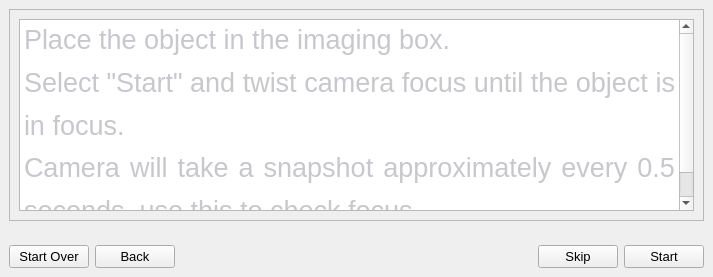
                 <widget class="QWidget" name="focusStep0">
                  <layout class="QVBoxLayout" name="verticalLayout_10">
                   <property name="leftMargin">
                    <number>0</number>
                   </property>
                   <property name="topMargin">
                    <number>0</number>
                   </property>
                   <property name="rightMargin">
                    <number>0</number>
                   </property>
                   <property name="bottomMargin">
                    <number>0</number>
                   </property>
                   <item>
                    <widget class="QWidget" name="focusStep0Main" native="true">
                     <property name="sizePolicy">
                      <sizepolicy hsizetype="Preferred" vsizetype="Preferred">
                       <horstretch>0</horstretch>
                       <verstretch>8</verstretch>
                      </sizepolicy>
                     </property>
                     <layout class="QGridLayout" name="gridLayout_6">
                      <property name="leftMargin">
                       <number>9</number>
                      </property>
                      <property name="topMargin">
                       <number>9</number>
                      </property>
                      <property name="rightMargin">
                       <number>9</number>
                      </property>
                      <item row="0" column="0">
                       <widget class="QFrame" name="focusInfoFrame">
                        <property name="frameShape">
                         <enum>QFrame::StyledPanel</enum>
                        </property>
                        <property name="frameShadow">
                         <enum>QFrame::Raised</enum>
                        </property>
                        <layout class="QGridLayout" name="gridLayout_7">
                         <item row="0" column="0">
                          <widget class="QTextEdit" name="focasInfo">
                           <property name="html">
                            <string>&lt;!DOCTYPE HTML PUBLIC &quot;-//W3C//DTD HTML 4.0//EN&quot; &quot;http://www.w3.org/TR/REC-html40/strict.dtd&quot;&gt;
&lt;html&gt;&lt;head&gt;&lt;meta name=&quot;qrichtext&quot; content=&quot;1&quot; /&gt;&lt;meta charset=&quot;utf-8&quot; /&gt;&lt;style type=&quot;text/css&quot;&gt;
p, li { white-space: pre-wrap; }
hr { height: 1px; border-width: 0; }
li.unchecked::marker { content: &quot;\2610&quot;; }
li.checked::marker { content: &quot;\2612&quot;; }
&lt;/style&gt;&lt;/head&gt;&lt;body style=&quot; font-family:'Segoe UI'; font-size:9pt; font-weight:400; font-style:normal;&quot;&gt;
&lt;p align=&quot;justify&quot; style=&quot; margin-top:0px; margin-bottom:0px; margin-left:0px; margin-right:0px; -qt-block-indent:0; text-indent:0px; line-height:138%;&quot;&gt;&lt;a name=&quot;docs-internal-guid-784a5d13-7fff-5598-c173-ab5d8288d970&quot;&gt;&lt;/a&gt;&lt;span style=&quot; font-family:'Arial'; font-size:20pt; color:#c7c7cc; background-color:transparent;&quot;&gt;P&lt;/span&gt;&lt;span style=&quot; font-family:'Arial'; font-size:20pt; color:#c7c7cc; background-color:transparent;&quot;&gt;lace the object in the imaging box.&lt;/span&gt;&lt;/p&gt;
&lt;p align=&quot;justify&quot; style=&quot; margin-top:0px; margin-bottom:0px; margin-left:0px; margin-right:0px; -qt-block-indent:0; text-indent:0px; line-height:138%;&quot;&gt;&lt;span style=&quot; font-family:'Arial'; font-size:20pt; color:#c7c7cc; background-color:transparent;&quot;&gt;Select &amp;quot;Start&amp;quot; and twist camera focus until the object is in focus.&lt;/span&gt;&lt;/p&gt;
&lt;p align=&quot;justify&quot; style=&quot; margin-top:0px; margin-bottom:0px; margin-left:0px; margin-right:0px; -qt-block-indent:0; text-indent:0px; line-height:138%;&quot;&gt;&lt;span style=&quot; font-family:'Arial'; font-size:20pt; color:#c7c7cc; background-color:transparent;&quot;&gt;Camera will take a snapshot approximately every 0.5 seconds, use this to check focus.&lt;/span&gt;&lt;/p&gt;&lt;/body&gt;&lt;/html&gt;</string>
                           </property>
                          </widget>
                         </item>
                        </layout>
                       </widget>
                      </item>
                     </layout>
                    </widget>
                   </item>
                   <item>
                    <widget class="QWidget" name="focusStep0Bar" native="true">
                     <property name="sizePolicy">
                      <sizepolicy hsizetype="Preferred" vsizetype="Preferred">
                       <horstretch>0</horstretch>
                       <verstretch>1</verstretch>
                      </sizepolicy>
                     </property>
                     <layout class="QHBoxLayout" name="horizontalLayout_9">
                      <property name="leftMargin">
                       <number>9</number>
                      </property>
                      <property name="rightMargin">
                       <number>9</number>
                      </property>
                      <property name="bottomMargin">
                       <number>9</number>
                      </property>
                      <item>
                       <widget class="QPushButton" name="focusStartOverButton">
                        <property name="font">
                         <font>
                          <pointsize>10</pointsize>
                         </font>
                        </property>
                        <property name="text">
                         <string>Start Over</string>
                        </property>
                       </widget>
                      </item>
                      <item>
                       <widget class="QPushButton" name="focusBackButton">
                        <property name="font">
                         <font>
                          <pointsize>10</pointsize>
                         </font>
                        </property>
                        <property name="text">
                         <string>Back</string>
                        </property>
                       </widget>
                      </item>
                      <item>
                       <spacer name="horizontalSpacer_8">
                        <property name="orientation">
                         <enum>Qt::Horizontal</enum>
                        </property>
                        <property name="sizeHint" stdset="0">
                         <size>
                          <width>357</width>
                          <height>20</height>
                         </size>
                        </property>
                       </spacer>
                      </item>
                      <item>
                       <widget class="QPushButton" name="focusSkipButton">
                        <property name="font">
                         <font>
                          <pointsize>10</pointsize>
                         </font>
                        </property>
                        <property name="text">
                         <string>Skip</string>
                        </property>
                       </widget>
                      </item>
                      <item>
                       <widget class="QPushButton" name="focusStartButton">
                        <property name="enabled">
                         <bool>true</bool>
                        </property>
                        <property name="font">
                         <font>
                          <pointsize>10</pointsize>
                         </font>
                        </property>
                        <property name="text">
                         <string>Start</string>
                        </property>
                       </widget>
                      </item>
                     </layout>
                    </widget>
                   </item>
                  </layout>
                 </widget>
